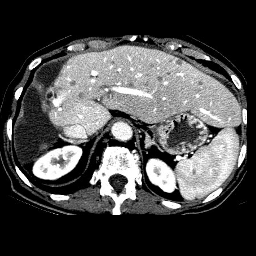
%> input picture trunk/matlab 2d/liver.bmp, 256 x 256 px
$ octave simple_seg_demo.m   (GNU Octave 9; MATLAB toolbox functions it lacks are replaced by stand-ins)
%> lines starting %> are read from the running program, lines starting %| are printed output that depends on the picture
%simple_seg(I,init_mask,max_its,E,T,alpha)
%coded by hormuz mostofi

I = imread('liver.bmp');               %-- load the image
%> I is the input picture: size 256x256x3 uint8; min 0, max 255, mean 74.1
m = zeros(size(I,1),size(I,2));          %-- create initial mask
I = imresize(I,0.6);
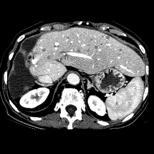
%> I: size 154x154x3 uint8; min 0, max 255, mean 74.2
m = imresize(m,0.6);

subplot(2,2,1); imshow(I); title('Input Image');
subplot(2,2,2);
imshow(m); title('Initial Mask');
%> after `title('Initial Mask')`:
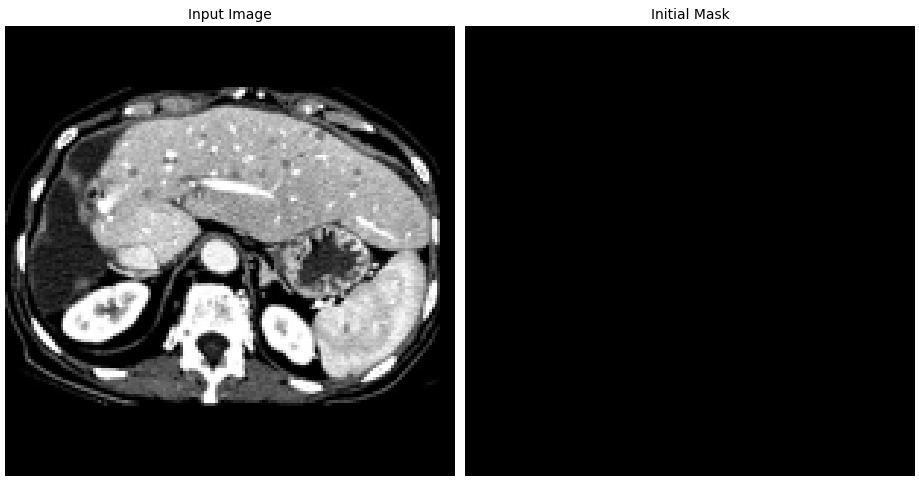
%> figure redrawn from the program's plot data, 2 panels
%> (the run ends here)

$ run again, with trunk/matlab 2d/bigbrain.bmp copied over trunk/matlab 2d/liver.bmp
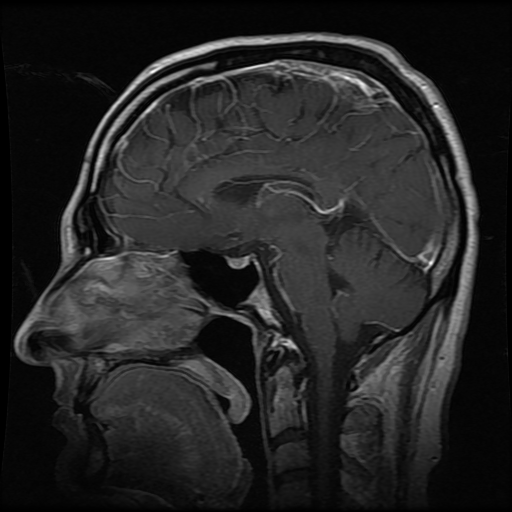
%> input picture trunk/matlab 2d/bigbrain.bmp, 512 x 512 px
%> I is the input picture: size 512x512x3 uint8; min 0, max 255, mean 37.3
%> I: size 308x308x3 uint8
%> `title('Initial Mask')`:
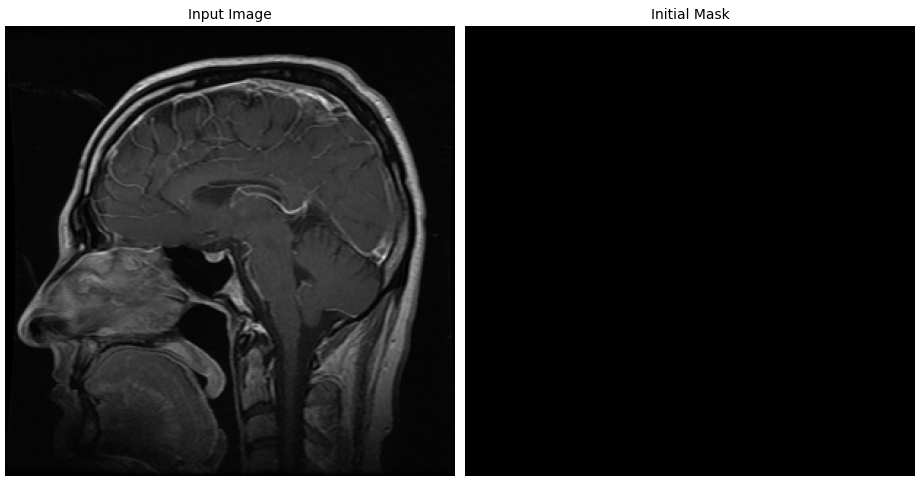
%> figure redrawn from the program's plot data, 2 panels
